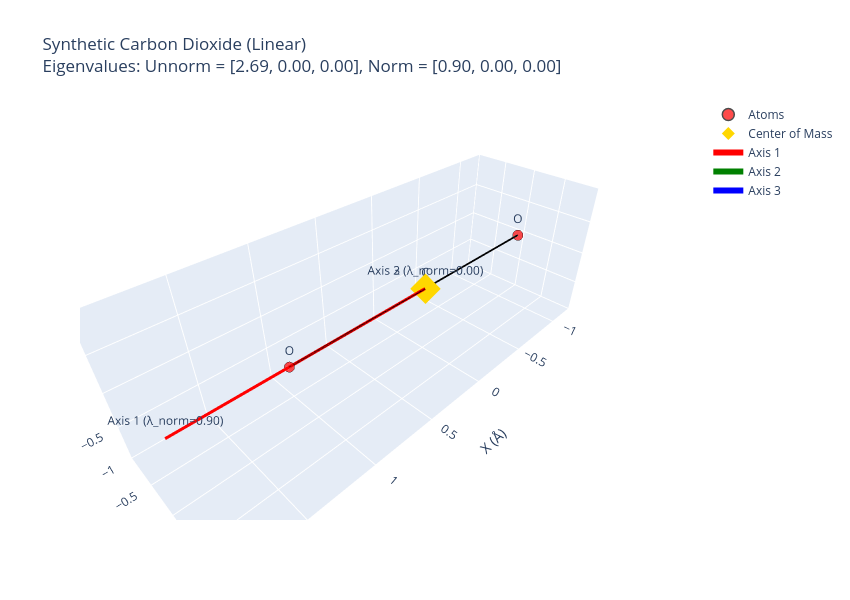
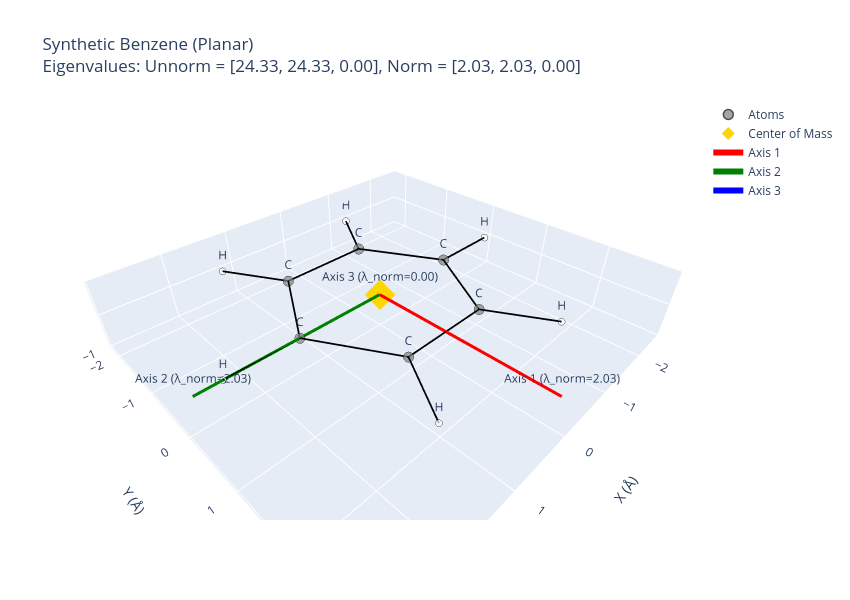
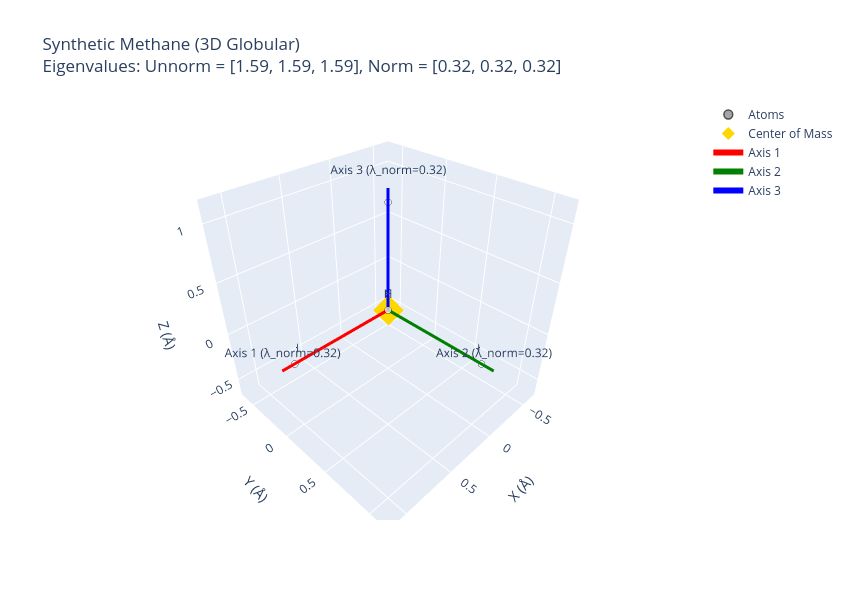

The notebook cell these images were saved under, in order:
### Code cell
# Run the eigenvalue shape processing and visualization for the generated shapes
# 1. Linear shape
pos, h, name = get_synthetic_molecule('linear')
fig_linear = visualize_molecule_shape_axes(pos, h, name)
fig_linear.show()

# 2. Planar shape
pos, h, name = get_synthetic_molecule('planar')
fig_planar = visualize_molecule_shape_axes(pos, h, name)
fig_planar.show()

# 3. 3D Globular shape
pos, h, name = get_synthetic_molecule('globular')
fig_globular = visualize_molecule_shape_axes(pos, h, name)
fig_globular.show()

### Figure 1 — Plotly figure (JSON) as saved in the notebook; plotly's stock layout.template omitted (floating-point values rounded to 4 significant figures)
{"data": [{"marker": {"color": ["red", "gray", "red"], "line": {"color": "black", "width": 1.5}, "size": [12, 12, 12]}, "mode": "markers+text", "name": "Atoms", "text": ["O", "C", "O"], "textposition": "top center", "type": "scatter3d", "x": [-1.16, 0.0, 1.16], "y": [0.0, 0.0, 0.0], "z": [0.0, 0.0, 0.0]}, {"marker": {"color": "gold", "size": 10, "symbol": "diamond"}, "mode": "markers", "name": "Center of Mass", "type": "scatter3d", "x": [0], "y": [0], "z": [0]}, {"hoverinfo": "none", "line": {"color": "black", "width": 3.5}, "mode": "lines", "showlegend": false, "type": "scatter3d", "x": [-1.16, 0], "y": [0, 0], "z": [0, 0]}, {"hoverinfo": "none", "line": {"color": "black", "width": 3.5}, "mode": "lines", "showlegend": false, "type": "scatter3d", "x": [0, 1.16], "y": [0, 0], "z": [0, 0]}, {"line": {"color": "red", "width": 6}, "mode": "lines+text", "name": "Axis 1", "text": ["", "Axis 1 (λ_norm=0.90)"], "textposition": "top center", "type": "scatter3d", "x": [0, 1.894], "y": [0, 0], "z": [0, 0]}, {"line": {"color": "green", "width": 6}, "mode": "lines+text", "name": "Axis 2", "text": ["", "Axis 2 (λ_norm=0.00)"], "textposition": "top center", "type": "scatter3d", "x": [0, 0], "y": [0, 0], "z": [0, 0]}, {"line": {"color": "blue", "width": 6}, "mode": "lines+text", "name": "Axis 3", "text": ["", "Axis 3 (λ_norm=0.00)"], "textposition": "top center", "type": "scatter3d", "x": [0, 0], "y": [0, 0], "z": [0, 0]}], "layout": {"height": 600, "scene": {"aspectmode": "data", "xaxis": {"showgrid": true, "title": {"text": "X (Å)"}}, "yaxis": {"showgrid": true, "title": {"text": "Y (Å)"}}, "zaxis": {"showgrid": true, "title": {"text": "Z (Å)"}}}, "title": {"text": "Synthetic Carbon Dioxide (Linear)<br>Eigenvalues: Unnorm = [2.69, 0.00, 0.00], Norm = [0.90, 0.00, 0.00]"}, "width": 850}}

### Figure 2 — Plotly figure (JSON) as saved in the notebook; plotly's stock layout.template omitted (floating-point values rounded to 4 significant figures)
{"data": [{"marker": {"color": ["gray", "white", "gray", "white", "gray", "white", "gray", "white", "gray", "white", "gray", "white"], "line": {"color": "black", "width": 1.5}, "size": [12, 8, 12, 8, 12, 8, 12, 8, 12, 8, 12, 8]}, "mode": "markers+text", "name": "Atoms", "text": ["C", "H", "C", "H", "C", "H", "C", "H", "C", "H", "C", "H"], "textposition": "top center", "type": "scatter3d", "x": [1.4, 2.48, 0.7, 1.24, -0.7, -1.24, -1.4, -2.48, -0.7, -1.24, 0.7, 1.24], "y": [0.0, 0.0, 1.212, 2.148, 1.212, 2.148, 1.715e-16, 3.037e-16, -1.212, -2.148, -1.212, -2.148], "z": [0.0, 0.0, 0.0, 0.0, 0.0, 0.0, 0.0, 0.0, 0.0, 0.0, 0.0, 0.0]}, {"marker": {"color": "gold", "size": 10, "symbol": "diamond"}, "mode": "markers", "name": "Center of Mass", "type": "scatter3d", "x": [0], "y": [0], "z": [0]}, {"hoverinfo": "none", "line": {"color": "black", "width": 3.5}, "mode": "lines", "showlegend": false, "type": "scatter3d", "x": [1.4, 2.48], "y": [0, 0], "z": [0, 0]}, {"hoverinfo": "none", "line": {"color": "black", "width": 3.5}, "mode": "lines", "showlegend": false, "type": "scatter3d", "x": [1.4, 0.7], "y": [0, 1.212], "z": [0, 0]}, {"hoverinfo": "none", "line": {"color": "black", "width": 3.5}, "mode": "lines", "showlegend": false, "type": "scatter3d", "x": [1.4, 0.7], "y": [0, -1.212], "z": [0, 0]}, {"hoverinfo": "none", "line": {"color": "black", "width": 3.5}, "mode": "lines", "showlegend": false, "type": "scatter3d", "x": [0.7, 1.24], "y": [1.212, 2.148], "z": [0, 0]}, {"hoverinfo": "none", "line": {"color": "black", "width": 3.5}, "mode": "lines", "showlegend": false, "type": "scatter3d", "x": [0.7, -0.7], "y": [1.212, 1.212], "z": [0, 0]}, {"hoverinfo": "none", "line": {"color": "black", "width": 3.5}, "mode": "lines", "showlegend": false, "type": "scatter3d", "x": [-0.7, -1.24], "y": [1.212, 2.148], "z": [0, 0]}, {"hoverinfo": "none", "line": {"color": "black", "width": 3.5}, "mode": "lines", "showlegend": false, "type": "scatter3d", "x": [-0.7, -1.4], "y": [1.212, 1.715e-16], "z": [0, 0]}, {"hoverinfo": "none", "line": {"color": "black", "width": 3.5}, "mode": "lines", "showlegend": false, "type": "scatter3d", "x": [-1.4, -2.48], "y": [1.715e-16, 3.037e-16], "z": [0, 0]}, {"hoverinfo": "none", "line": {"color": "black", "width": 3.5}, "mode": "lines", "showlegend": false, "type": "scatter3d", "x": [-1.4, -0.7], "y": [1.715e-16, -1.212], "z": [0, 0]}, {"hoverinfo": "none", "line": {"color": "black", "width": 3.5}, "mode": "lines", "showlegend": false, "type": "scatter3d", "x": [-0.7, -1.24], "y": [-1.212, -2.148], "z": [0, 0]}, {"hoverinfo": "none", "line": {"color": "black", "width": 3.5}, "mode": "lines", "showlegend": false, "type": "scatter3d", "x": [-0.7, 0.7], "y": [-1.212, -1.212], "z": [0, 0]}, {"hoverinfo": "none", "line": {"color": "black", "width": 3.5}, "mode": "lines", "showlegend": false, "type": "scatter3d", "x": [0.7, 1.24], "y": [-1.212, -2.148], "z": [0, 0]}, {"line": {"color": "red", "width": 6}, "mode": "lines+text", "name": "Axis 1", "text": ["", "Axis 1 (λ_norm=2.03)"], "textposition": "top center", "type": "scatter3d", "x": [0, 0], "y": [0, 2.848], "z": [0, 0]}, {"line": {"color": "green", "width": 6}, "mode": "lines+text", "name": "Axis 2", "text": ["", "Axis 2 (λ_norm=2.03)"], "textposition": "top center", "type": "scatter3d", "x": [0, 2.848], "y": [0, 0], "z": [0, 0]}, {"line": {"color": "blue", "width": 6}, "mode": "lines+text", "name": "Axis 3", "text": ["", "Axis 3 (λ_norm=0.00)"], "textposition": "top center", "type": "scatter3d", "x": [0, 0], "y": [0, 0], "z": [0, 0]}], "layout": {"height": 600, "scene": {"aspectmode": "data", "xaxis": {"showgrid": true, "title": {"text": "X (Å)"}}, "yaxis": {"showgrid": true, "title": {"text": "Y (Å)"}}, "zaxis": {"showgrid": true, "title": {"text": "Z (Å)"}}}, "title": {"text": "Synthetic Benzene (Planar)<br>Eigenvalues: Unnorm = [24.33, 24.33, 0.00], Norm = [2.03, 2.03, 0.00]"}, "width": 850}}

### Figure 3 — Plotly figure (JSON) as saved in the notebook; plotly's stock layout.template omitted (floating-point values rounded to 4 significant figures)
{"data": [{"marker": {"color": ["gray", "white", "white", "white", "white"], "line": {"color": "black", "width": 1.5}, "size": [12, 8, 8, 8, 8]}, "mode": "markers+text", "name": "Atoms", "text": ["C", "H", "H", "H", "H"], "textposition": "top center", "type": "scatter3d", "x": [0.0, 0.63, -0.63, -0.63, 0.63], "y": [0.0, 0.63, -0.63, 0.63, -0.63], "z": [0.0, 0.63, 0.63, -0.63, -0.63]}, {"marker": {"color": "gold", "size": 10, "symbol": "diamond"}, "mode": "markers", "name": "Center of Mass", "type": "scatter3d", "x": [0], "y": [0], "z": [0]}, {"hoverinfo": "none", "line": {"color": "black", "width": 3.5}, "mode": "lines", "showlegend": false, "type": "scatter3d", "x": [0, 0.63], "y": [0, 0.63], "z": [0, 0.63]}, {"hoverinfo": "none", "line": {"color": "black", "width": 3.5}, "mode": "lines", "showlegend": false, "type": "scatter3d", "x": [0, -0.63], "y": [0, -0.63], "z": [0, 0.63]}, {"hoverinfo": "none", "line": {"color": "black", "width": 3.5}, "mode": "lines", "showlegend": false, "type": "scatter3d", "x": [0, -0.63], "y": [0, 0.63], "z": [0, -0.63]}, {"hoverinfo": "none", "line": {"color": "black", "width": 3.5}, "mode": "lines", "showlegend": false, "type": "scatter3d", "x": [0, 0.63], "y": [0, -0.63], "z": [0, -0.63]}, {"line": {"color": "red", "width": 6}, "mode": "lines+text", "name": "Axis 1", "text": ["", "Axis 1 (λ_norm=0.32)"], "textposition": "top center", "type": "scatter3d", "x": [0, 1.127], "y": [0, 0], "z": [0, 0]}, {"line": {"color": "green", "width": 6}, "mode": "lines+text", "name": "Axis 2", "text": ["", "Axis 2 (λ_norm=0.32)"], "textposition": "top center", "type": "scatter3d", "x": [0, 0], "y": [0, 1.127], "z": [0, 0]}, {"line": {"color": "blue", "width": 6}, "mode": "lines+text", "name": "Axis 3", "text": ["", "Axis 3 (λ_norm=0.32)"], "textposition": "top center", "type": "scatter3d", "x": [0, 0], "y": [0, 0], "z": [0, 1.127]}], "layout": {"height": 600, "scene": {"aspectmode": "data", "xaxis": {"showgrid": true, "title": {"text": "X (Å)"}}, "yaxis": {"showgrid": true, "title": {"text": "Y (Å)"}}, "zaxis": {"showgrid": true, "title": {"text": "Z (Å)"}}}, "title": {"text": "Synthetic Methane (3D Globular)<br>Eigenvalues: Unnorm = [1.59, 1.59, 1.59], Norm = [0.32, 0.32, 0.32]"}, "width": 850}}
